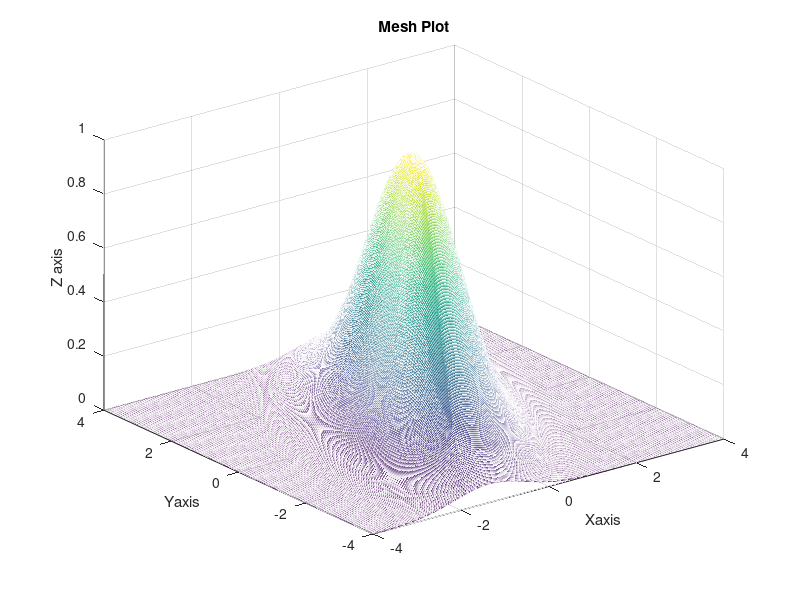
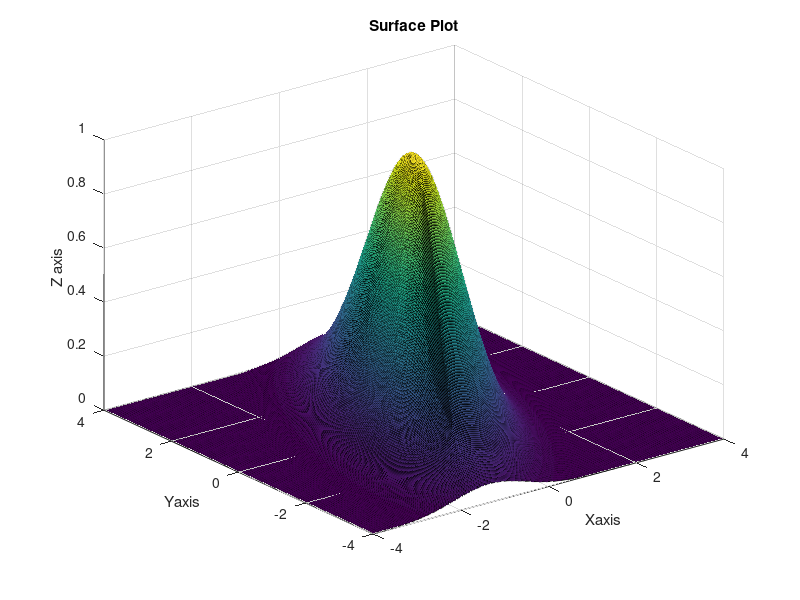
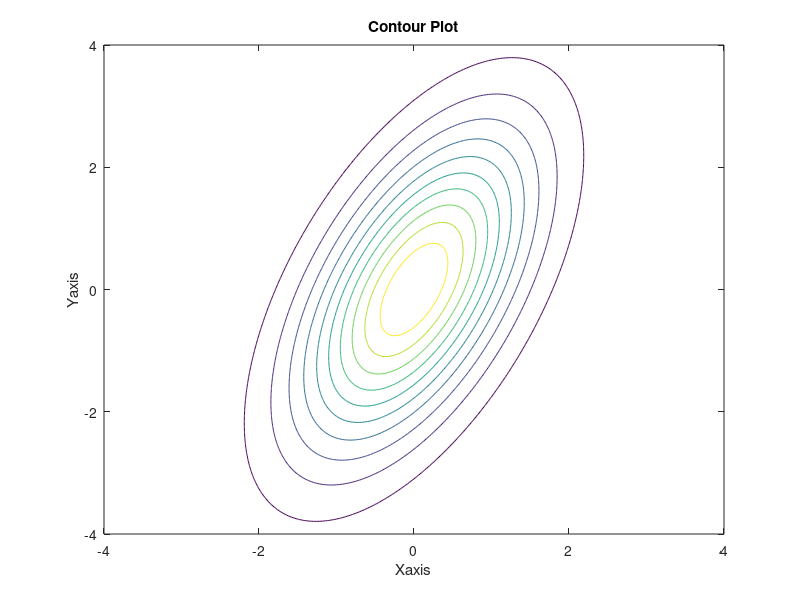

These figures' MATLAB source, in order:
clc;clear all;close all;
[X Y]=meshgrid(-4:0.02:4,-4:0.02:4);
Z=exp(-0.5*(X.^2+0.5*(X-Y).^2));

figure(1)
mesh(X,Y,Z)
xlabel('Xaxis');ylabel('Yaxis');zlabel('Z axis');
title('Mesh Plot')

figure(2)
surf(X,Y,Z)
xlabel('Xaxis');ylabel('Yaxis');zlabel('Z axis');
title('Surface Plot')

figure(3)
contour(X,Y,Z)
xlabel('Xaxis');ylabel('Yaxis');zlabel('Z axis');
title('Contour Plot')